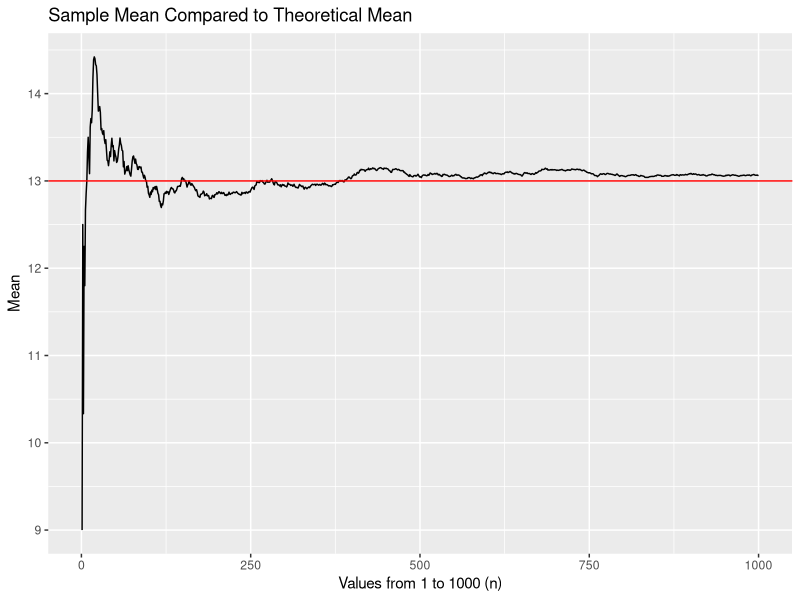
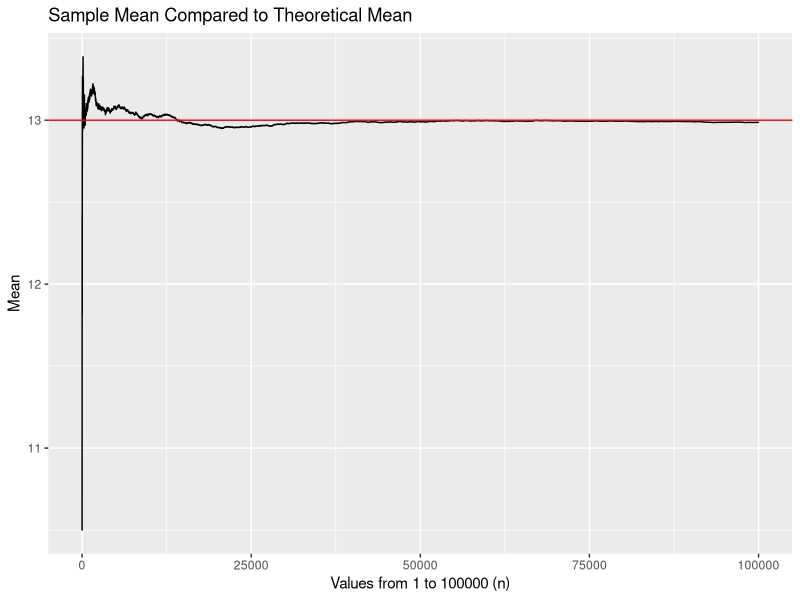
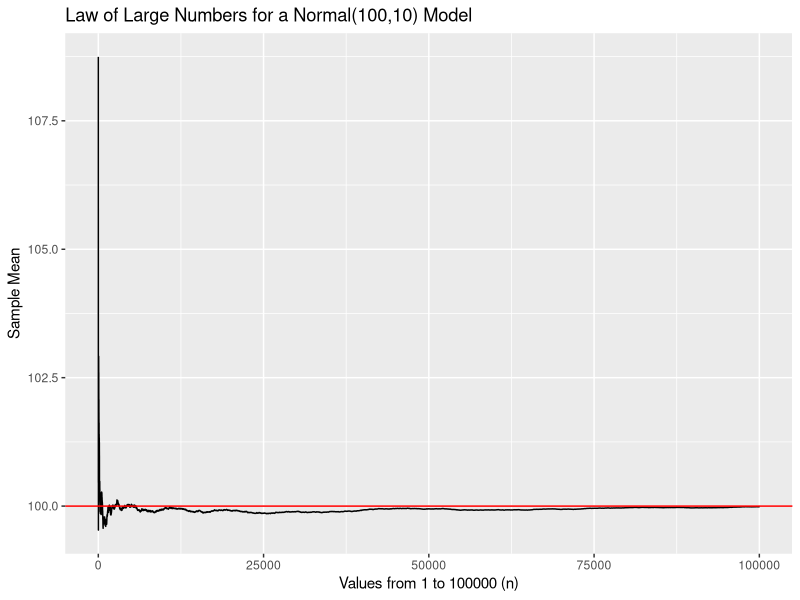
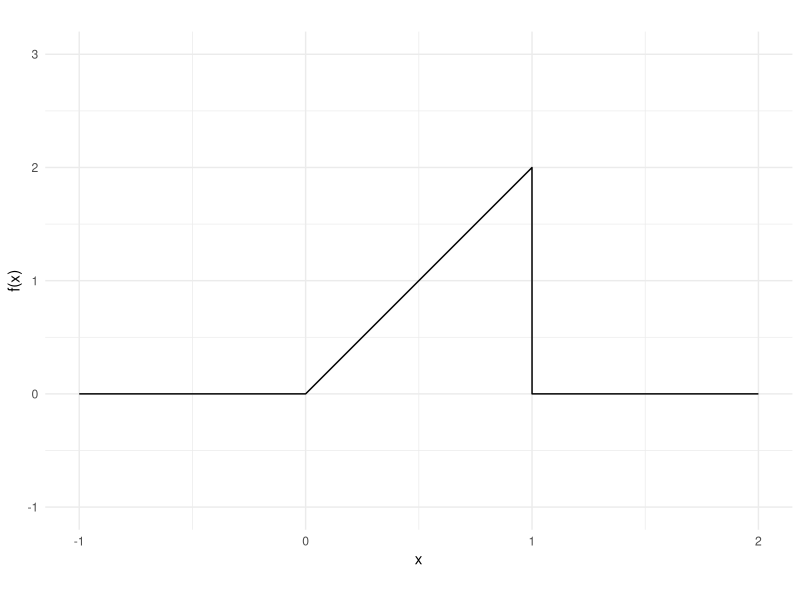
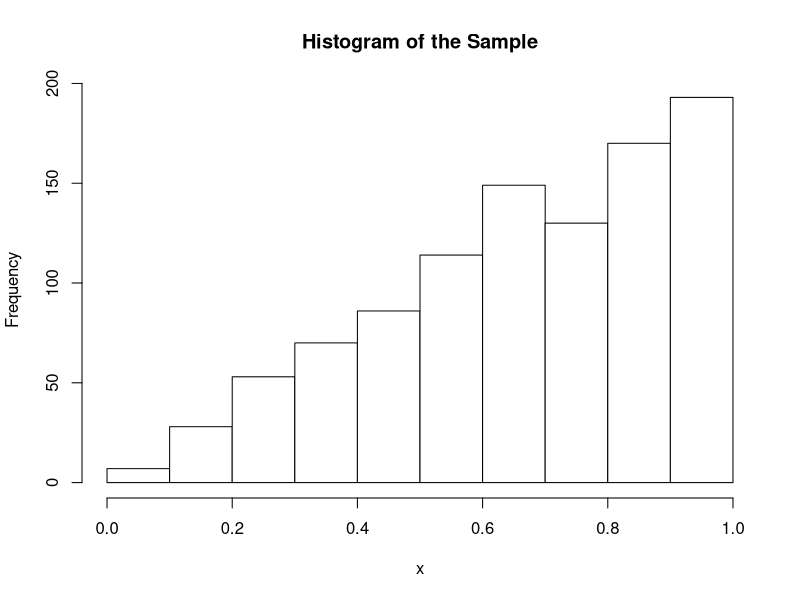
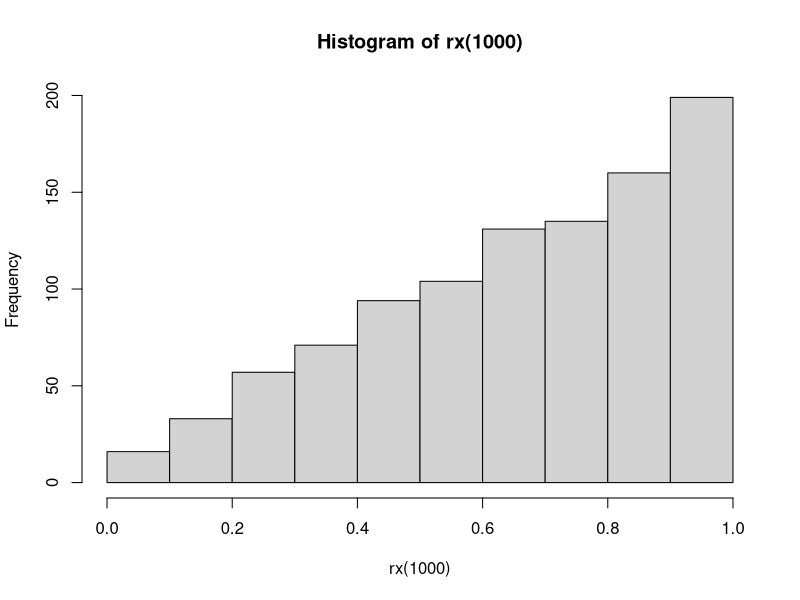

Write R code to recreate these figures, in order.
## ---- chunk 1
knitr::opts_chunk$set(echo=T,eval=T,message=F,warning=F,fig.align='center')
library(tidyverse)
library(ggplot2)
## ---- chunk 2
# 1a
mu = (20 + 1)/2
variance = sum((1:20 - mu)^2)/20
variance
## ---- chunk 3
# 1b
# Calculated on paper, but wanted to show that with the answer x = 1/3, the probability is 4 with the following equation:
x = 1/3
prob_6 = (1-x)/5*1 + (1-x)/5*2 + (1-x)/5*3 + (1-x)/5*4 + (1-x)/5*5 + x*6
prob_6
## ---- chunk 4
x
## ---- chunk 5
# 3a
n = seq(1, 1000)
x = rpois(1000, 13)
df = data.frame(n, x)

# 3b
df$xbar = cumsum(df$x)/df$n

# 3c
ggplot(df, aes(x=n, y=xbar)) + geom_line() + geom_hline(yintercept = 13, color = 'red') + xlab("Values from 1 to 1000 (n)") + ylab("Mean") + ggtitle("Sample Mean Compared to Theoretical Mean")
## ---- chunk 6
# 3d
n = seq(1, 100000)
x = rpois(100000, 13)
df = data.frame(n, x)
df$xbar = cumsum(df$x)/df$n
ggplot(df, aes(x=n, y=xbar)) + geom_line() + geom_hline(yintercept = 13, color = 'red') + xlab("Values from 1 to 100000 (n)") + ylab("Mean") + ggtitle("Sample Mean Compared to Theoretical Mean")
## ---- chunk 7
# 3e
n = seq(1, 100000)
mu = 100
sigma = 10
x = rnorm(100000, mu, sigma)
df = data.frame(n, x)
df$xbar = cumsum(df$x)/df$n
ggplot(df, aes(x=n, y=xbar)) + geom_line() + geom_hline(yintercept = mu, color = 'red') + xlab("Values from 1 to 100000 (n)") + ylab("Sample Mean") + ggtitle("Law of Large Numbers for a Normal(100,10) Model")
## ---- chunk 8
# Reminder: m = 1000 sets the default value of m to be 1000
birthday = function(n, k, m=1000) {
  count = 0
  x = 1:365
  for (i in 1:m){
    birthdays = sample(x, n, replace=TRUE)
    if (any(table(birthdays) >= k)) count = count + 1
  }  
  return((count/m) * 100)
}
## ---- chunk 9
birthday(n=285, k=5, m=1000)
## ---- chunk 10
# here we define a *vectorized* function to evaluate the density of X
pdf_x = function(x) {
  # ifelse is like a function version of an if statement.
  # We use it here to ensure that pdf_x can operate directly on vectors.
  return(ifelse(0<=x & x<=1 , 2*x , 0 ))
}

# showing the PDF in a plot
ggplot() + geom_function(fun=pdf_x, n=10001) + 
  coord_fixed(ratio=.5) + theme_minimal() + 
  xlim(c(-1,2)) + ylim(-1,3) + labs(x="x", y="f(x)")
## ---- chunk 11
# complete the function
rx = function(n) {
  runif(n, 0, 1)^0.5
}
set.seed(1)
sample = rx(1000)
hist(sample, col = "white", main = "Histogram of the Sample", xlab = "x")
hist(rx(1000))
